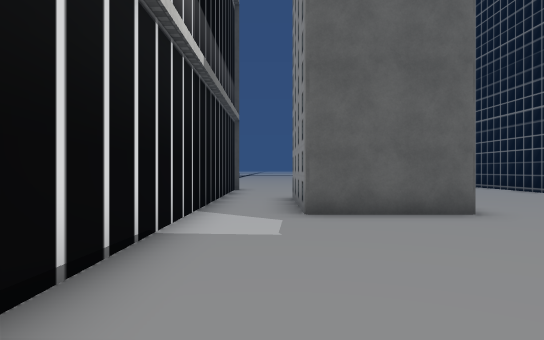
[1] (above)

24 first-person views from a walk through a Unity game level. The camera is 1.5 m above the floor, looks level and sees 75° across. The floor is counted in squares, 2 m on a side. Each view is taken from the middle of a square. On the plan, view 1 faces up. The plan holds only what a view shows up to about 11 squares ahead; the rest is blank. The place goes on beyond the plan. The player character is not drawn. Some surface patterns are stand-ins.

[2]
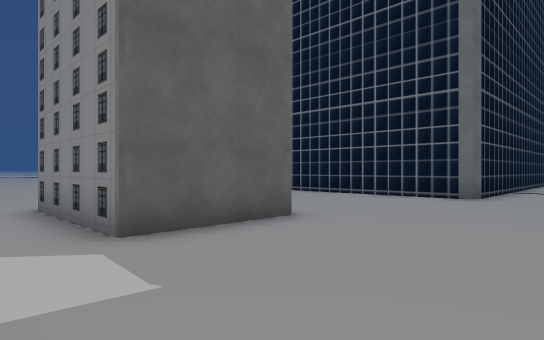

[3]
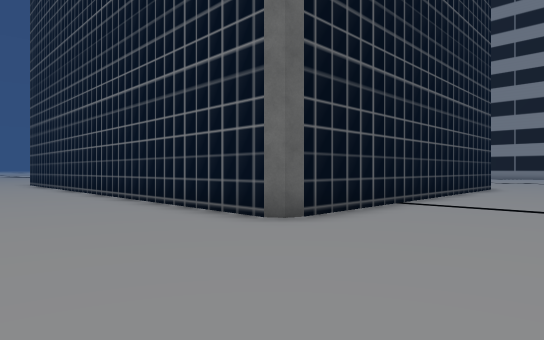

[4]
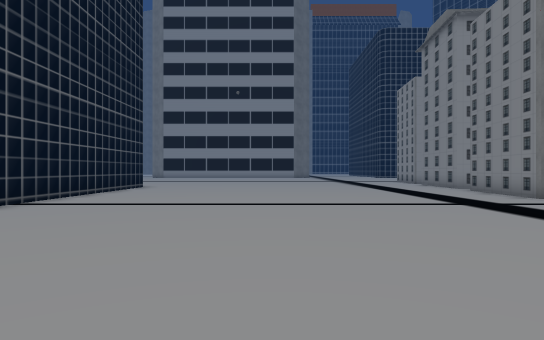

[5]
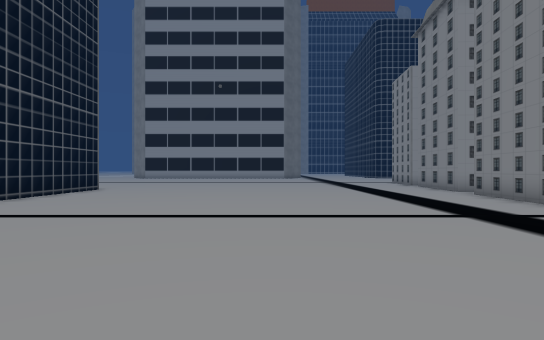

[6]
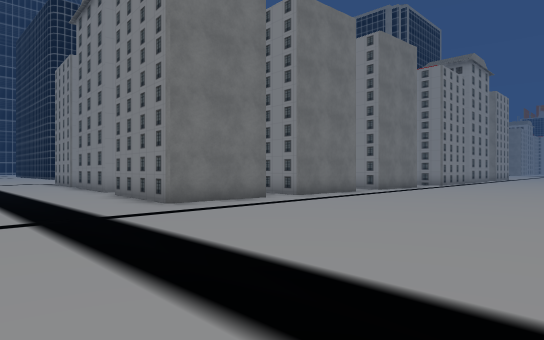

[7]
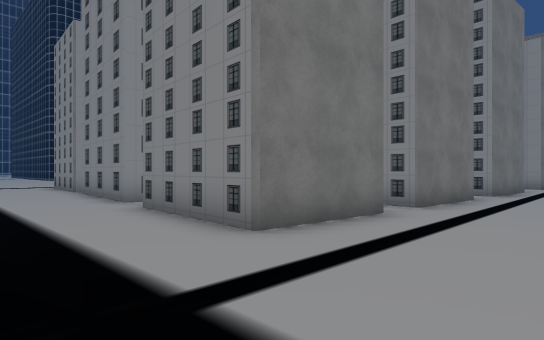

[8]
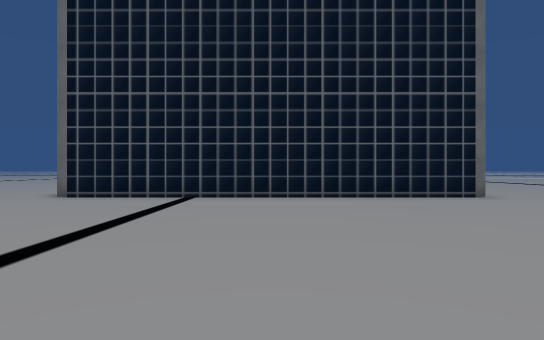

[9]
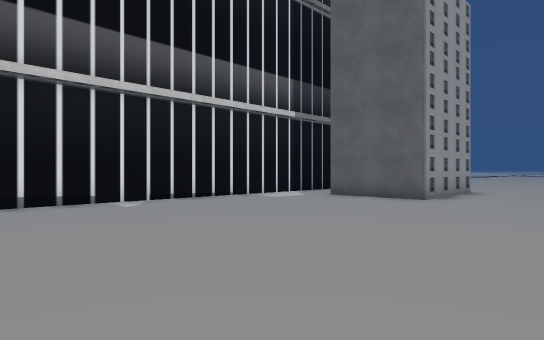

[10]
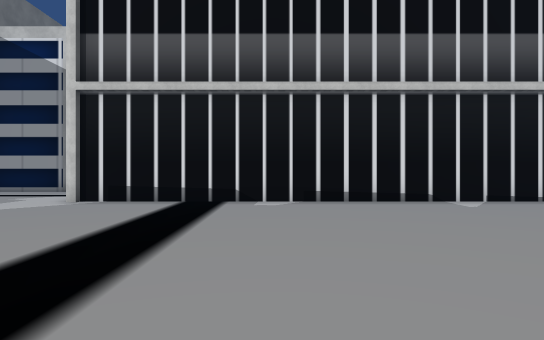

[11]
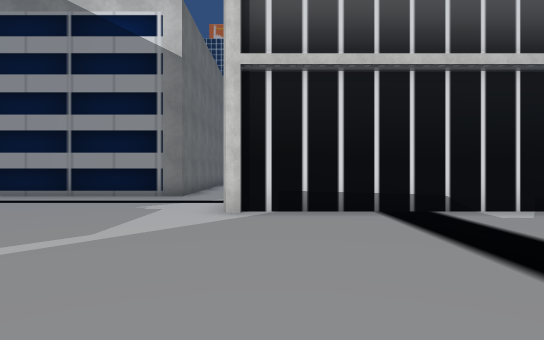

[12]
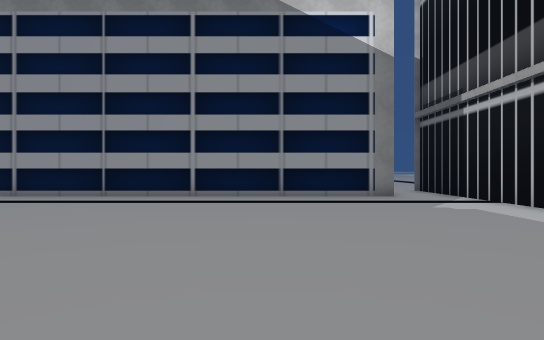

[13]
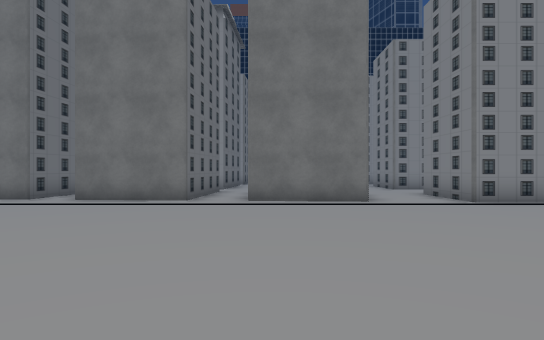

[14]
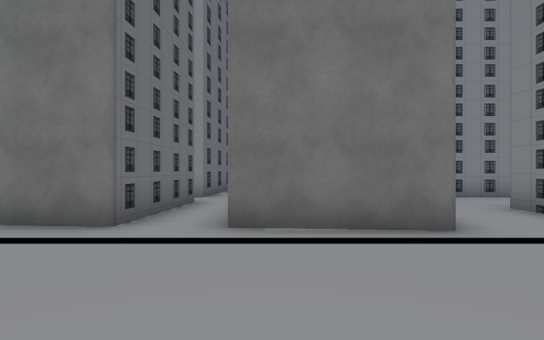

[15]
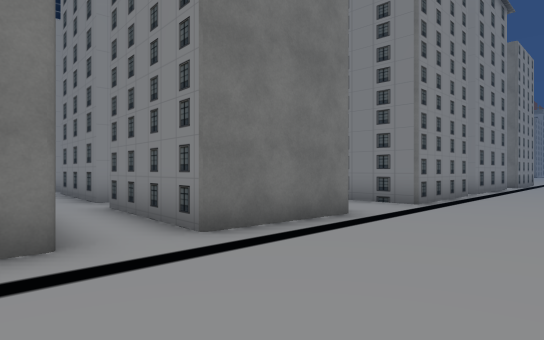

[16]
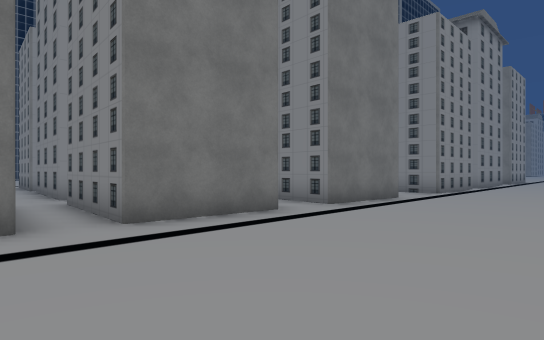

[17]
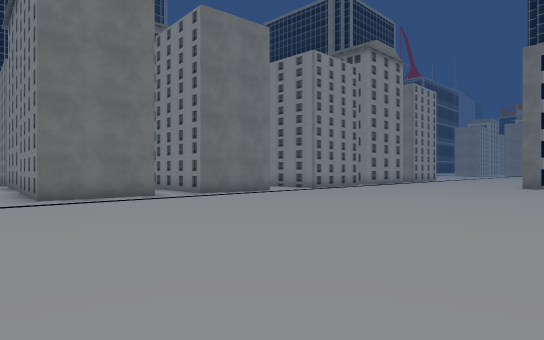

[18]
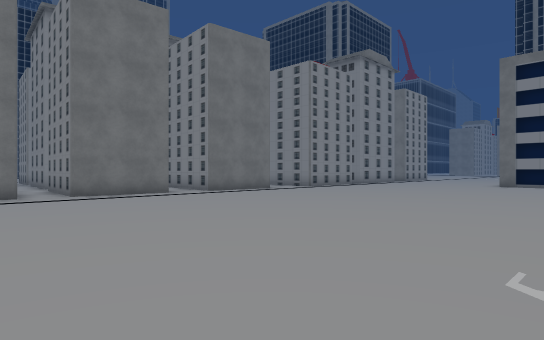

[19]
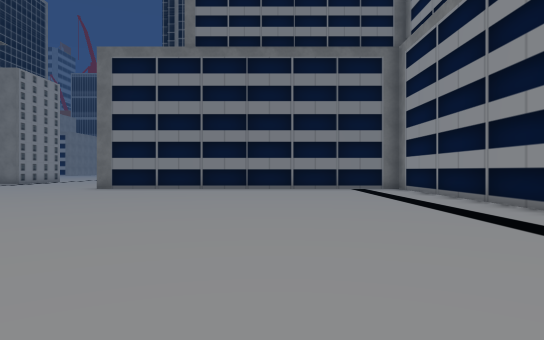

[20]
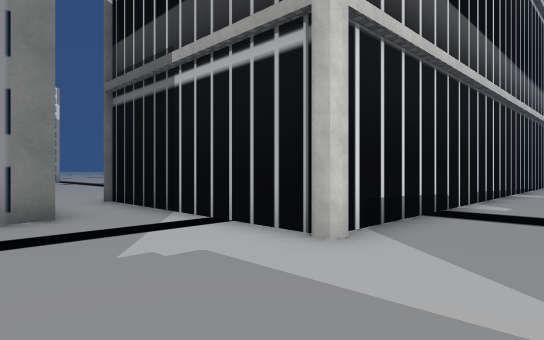

[21]
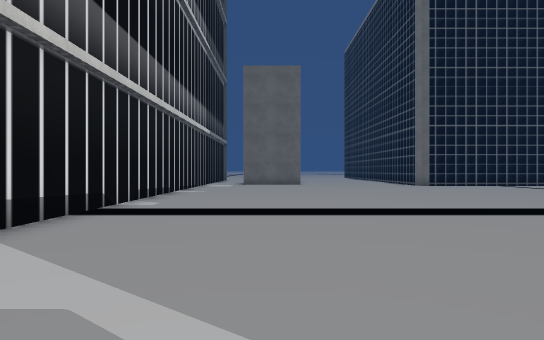

[22]
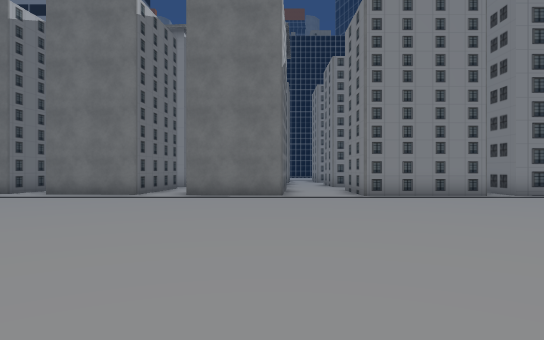

[23]
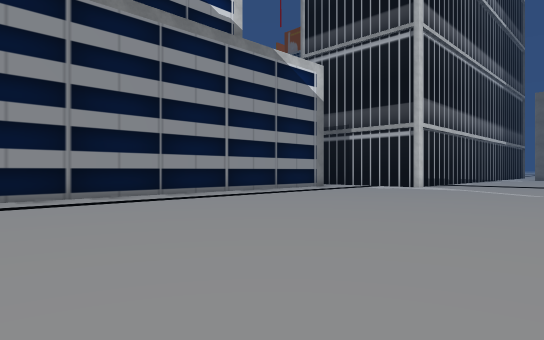

[24]
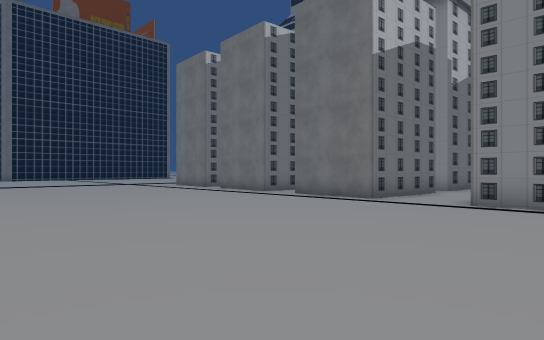

### Floor plan
Points are (right, up) in squares from view 1. A wall is a line through its corners. A room is listed if a view was taken in it or the views show most of it. See-through windows are left out.
Room 1 (views 1, 2, 3, 4, 5, 6, 7, 8, 9, 10, 11, 12, 13, 14, 15, 16, 17, 18, 19, 20, 21, 22, 23, 24)
walls: (15.9, -11) (14, -10.8) (14.2, -7.9) (17.9, -8.2); (19.1, -8.9) (19.1, -8.3) (21.5, -8.5); (17.4, -15.2) (13.7, -14.9) (13.9, -12); (-6, -10.5) (-5, -10.6) (-5, -24); (16.1, -19.5) (13.4, -19.3) (13.6, -16.4) (17.3, -16.7); (3.5, 9) (3.5, 5.9) (0.6, 5.9) (0.6, 9.6); (20.6, 4.7) (9.1, 4.7) (8.9, 5.1) (8.9, 12.8); (13, -24.6) (13.2, -21.7) (16, -21.7); (-1.4, 11) (-1.4, -8.7) (-6.5, -8.7); (18.6, -23.5) (18.6, -22)
ways out: opening at (17.5, -16.5); gap at (18, -9)

Where each view was taken, in squares from view 1:
view 1: 0 up, 0 right, facing up
view 2: 2 up, 1 left, facing up-right
view 3: 1 up, 5 right, facing up-right
view 4: 1 down, 5 right, facing right
view 5: 2 down, 7 right, facing right
view 6: 4 down, 7 right, facing down-right
view 7: 5 down, 11 right, facing down-right
view 8: 5 down, 15 right, facing up
view 9: 3 down, 7 right, facing up-left
view 10: 4 down, 7 right, facing left
view 11: 8 down, 5 right, facing left
view 12: 14 down, 5 right, facing left
view 13: 17 down, 5 right, facing right
view 14: 17 down, 9 right, facing right
view 15: 14 down, 10 right, facing down-right
view 16: 10 down, 9 right, facing down-right
view 17: 10 down, 4 right, facing down-right
view 18: 9 down, 3 right, facing down-right
view 19: 13 down, 0 right, facing down
view 20: 12 down, 1 right, facing up-left
view 21: 12 down, 2 right, facing up
view 22: 19 down, 3 right, facing right
view 23: 24 down, 5 right, facing up-left
view 24: 24 down, 5 right, facing up-right
